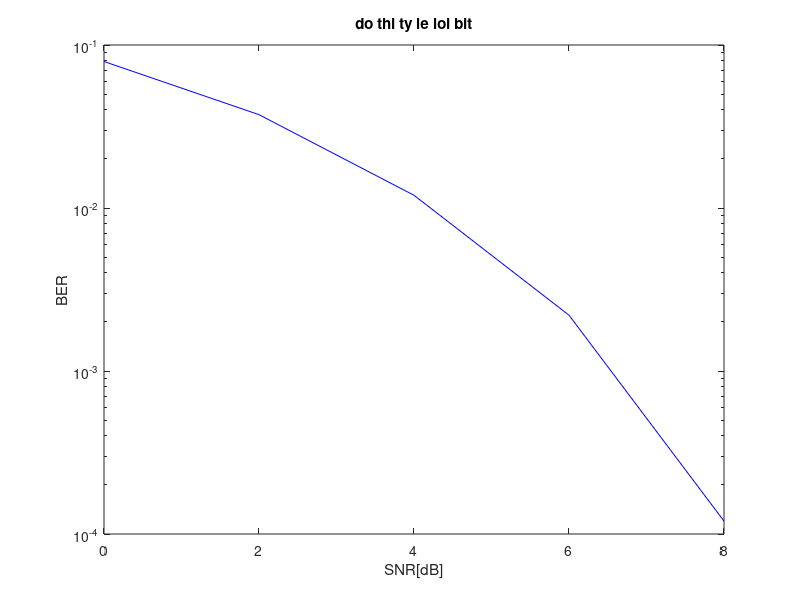

The MATLAB source for this figure:
len = 100000;
bsignal = rand(1,len)>0.5;
NRZ_signal = bsignal*2 -1;
n=1/sqrt(2)*[randn(1,len)+j*randn(1,len)];
SNR_db = 0:2:8;
for i=1:length(SNR_db)
    y=NRZ_signal + 10^(-SNR_db(i)/20)*n;
    ur=real(y)>0;
    c(i)=size(find([bsignal-ur]),2);
end
BER=c/len;
Berlt=0.5*erfc(sqrt(10.^(SNR_db/10)));
save bai31 BER;
semilogy(SNR_db,BER,'b-');
xlabel('SNR[dB]');
ylabel('BER');
title('do thi ty le loi bit');
